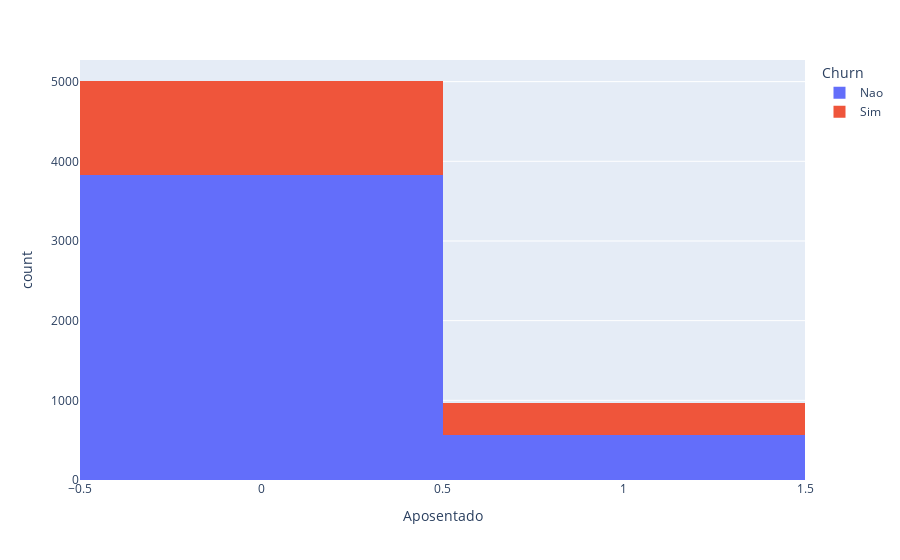

Write notebook code for a chart like this one.
### Code cell
graph = px .histogram(table, x = "Aposentado", color = "Churn")
graph.show()

### Figure 1 — Plotly figure (JSON) as saved in the notebook; plotly's stock layout.template omitted (floating-point values rounded to 4 significant figures; data arrays with more than 128 entries replaced by an {"elided": "..."} marker saying what was removed)
{"data": [{"alignmentgroup": "True", "bingroup": "x", "hovertemplate": "Churn=Nao<br>Aposentado=%{x}<br>count=%{y}<extra></extra>", "legendgroup": "Nao", "marker": {"color": "#636efa", "pattern": {"shape": ""}}, "name": "Nao", "offsetgroup": "Nao", "orientation": "v", "showlegend": true, "type": "histogram", "x": {"elided": "4387 int values"}, "xaxis": "x", "yaxis": "y"}, {"alignmentgroup": "True", "bingroup": "x", "hovertemplate": "Churn=Sim<br>Aposentado=%{x}<br>count=%{y}<extra></extra>", "legendgroup": "Sim", "marker": {"color": "#EF553B", "pattern": {"shape": ""}}, "name": "Sim", "offsetgroup": "Sim", "orientation": "v", "showlegend": true, "type": "histogram", "x": {"elided": "1587 int values"}, "xaxis": "x", "yaxis": "y"}], "layout": {"barmode": "relative", "legend": {"title": {"text": "Churn"}, "tracegroupgap": 0}, "margin": {"t": 60}, "xaxis": {"anchor": "y", "domain": [0, 1], "title": {"text": "Aposentado"}}, "yaxis": {"anchor": "x", "domain": [0, 1], "title": {"text": "count"}}}}
